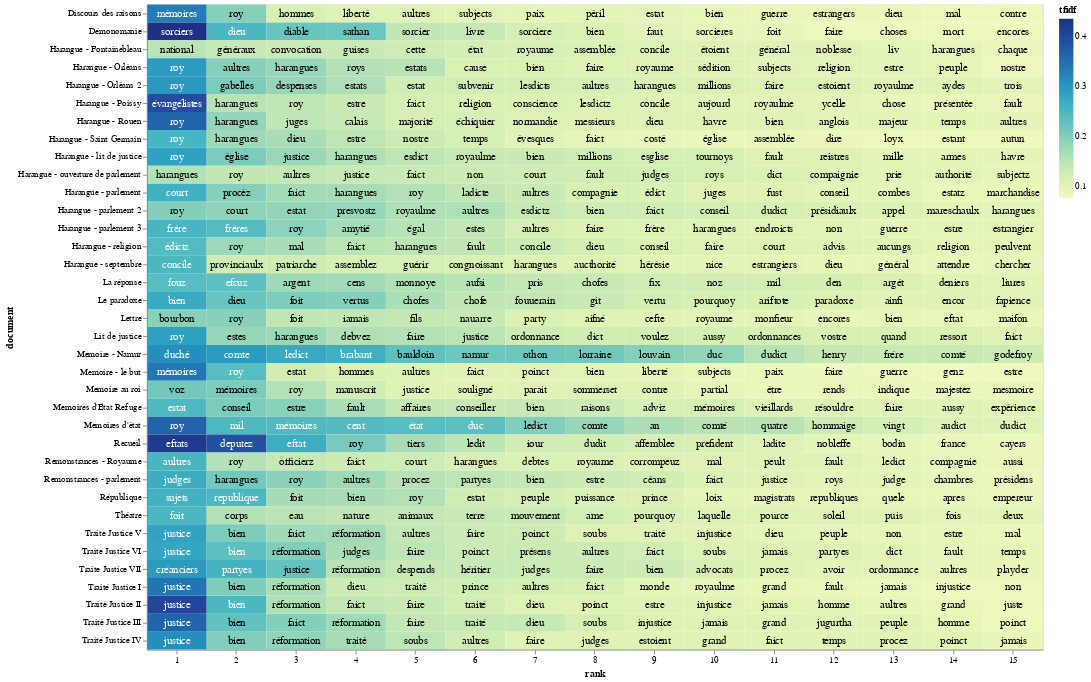

The code cell stored with this chart in its notebook:
### Code cell
import altair as alt
import numpy as np
import pandas as pd
import os
from pathlib import Path

# Function to select a .csv file
def select_csv_file():
    cwd = os.getcwd()
    csv_files = sorted([f for f in os.listdir(cwd) if f.endswith('.csv')])
    
    if not csv_files:
        print("No CSV files found in the current working directory.")
        return None

    print("Available CSV files:")
    for i, file in enumerate(csv_files):
        print(f"{i + 1}. {file}")

    choice = int(input("Select a CSV file number to read as top_tfidf: ")) - 1
    if choice < 0 or choice >= len(csv_files):
        print("Invalid choice.")
        return None

    return csv_files[choice]

# Prompt user to select a .csv file
csv_file = select_csv_file()
if csv_file:
    top_tfidf = pd.read_csv(csv_file)
    
    # Extract the stem of the selected CSV file
    csv_stem = Path(csv_file).stem

    # Prompt user to truncate groups with default value as 'no'
    truncate_groups = input("Do you want to truncate the plot by only including certain groups? (yes/no, default is no): ").strip().lower() or 'no'
    if truncate_groups == 'yes':
        available_groups = top_tfidf['document'].unique()
        print("Available groups (documents) with index numbers:")
        for i, group in enumerate(available_groups):
            print(f"{i + 1}. {group}")
        
        selected_groups = input("Enter the index numbers of the groups to include (e.g., 1,2,3 or 1-3): ").strip()
        if '-' in selected_groups:
            start_index, end_index = map(int, selected_groups.split('-'))
            selected_groups = available_groups[start_index - 1:end_index]
        else:
            indexes = list(map(int, selected_groups.split(',')))
            selected_groups = [available_groups[i - 1] for i in indexes]
        
        top_tfidf = top_tfidf[top_tfidf['document'].isin(selected_groups)]
    
    # Remove '_corrected' from the 'document' labels
    top_tfidf['document'] = top_tfidf['document'].str.replace('_corrected', '')
    top_tfidf['document'] = top_tfidf['document'].str.replace('Repair', '')

    # Prompt user to limit the number of words displayed in each group
    limit_words = input("Do you want to limit the number of words displayed in each group? (yes/no) default is yes): ").strip().lower() or 'yes'
    if limit_words == 'yes':
        max_words = int(input("Enter the maximum number of words to display per group: ").strip())
        top_tfidf['rank'] = top_tfidf.groupby('document')['tfidf'].rank("first", ascending=False)
        top_tfidf = top_tfidf[top_tfidf['rank'] <= max_words]

    # Prompt user to enter a list of terms
    user_terms = input("Enter a list of words separated by commas for highlighting (e.g., war, peace): ")
    term_list = [term.strip() for term in user_terms.split(",")]

    # Prompt user for a filename to save the PNG file
    file_name = input("Enter a filename (without extension) to save the visualization: ")
    output_file = f"{file_name}.png"
    
    # Prompt user to specify the width of the chart
    chart_width_input = input("Enter the chart width (default is 600): ").strip()
    chart_width = int(chart_width_input) if chart_width_input.isdigit() else 600

    # Adding a little randomness to break ties in term ranking
    top_tfidf_plusRand = top_tfidf.copy()
    top_tfidf_plusRand['tfidf'] = top_tfidf_plusRand['tfidf'] + np.random.rand(top_tfidf.shape[0]) * 0.0001

    # Base chart for all visualizations, with rank calculation
    base = alt.Chart(top_tfidf_plusRand).encode(
        x=alt.X('rank:O', axis=alt.Axis(labelAngle=0)),  # Set labelAngle to horizontal (0 degrees)
        y='document:N'
    ).transform_window(
        rank="rank()",
        sort=[alt.SortField("tfidf", order="descending")],
        groupby=["document"]
    )

    # Heatmap specification
    heatmap = base.mark_rect().encode(
        color='tfidf:Q'
    )

    # Red circle over terms in the entered list
    circle = base.mark_circle(size=100).encode(
        color=alt.condition(
            alt.FieldOneOfPredicate(field='term', oneOf=term_list),
            alt.value('red'),
            alt.value('#FFFFFF00')
        )
    )

    # Text labels, white for darker heatmap colors
    text = base.mark_text(baseline='middle', fontSize=12).encode(
        text='term:N',
        color=alt.condition(alt.datum.tfidf >= 0.23, alt.value('white'), alt.value('black'))
    )

    # Combine the heatmap, circle, and text
    final_chart = alt.layer(heatmap, circle, text).properties(width=chart_width)

    # Display the chart in Jupyter Lab
    final_chart.display()

    # Save the chart as a PNG file using the base Altair package
    try:
        final_chart.save(output_file)
        print(f"Visualization saved as {output_file} in the current directory.")
    except Exception as e:
        print(f"Error saving visualization: {e}")
else:
    print("No valid CSV file selected.")

### Figure 1 — Vega-Lite specification as saved in the notebook (floating-point values rounded to 4 significant figures; data arrays with more than 128 entries replaced by an {"elided": "..."} marker saying what was removed)
{"config": {"view": {"continuousWidth": 300, "continuousHeight": 300}}, "layer": [{"mark": {"type": "rect"}, "encoding": {"color": {"field": "tfidf", "type": "quantitative"}, "x": {"axis": {"labelAngle": 0}, "field": "rank", "type": "ordinal"}, "y": {"field": "document", "type": "nominal"}}, "transform": [{"window": [{"op": "rank", "field": "", "as": "rank"}], "groupby": ["document"], "sort": [{"field": "tfidf", "order": "descending"}]}]}, {"mark": {"type": "circle", "size": 100}, "encoding": {"color": {"condition": {"test": {"field": "term", "oneOf": [""]}, "value": "red"}, "value": "#FFFFFF00"}, "x": {"axis": {"labelAngle": 0}, "field": "rank", "type": "ordinal"}, "y": {"field": "document", "type": "nominal"}}, "transform": [{"window": [{"op": "rank", "field": "", "as": "rank"}], "groupby": ["document"], "sort": [{"field": "tfidf", "order": "descending"}]}]}, {"mark": {"type": "text", "baseline": "middle", "fontSize": 12}, "encoding": {"color": {"condition": {"test": "(datum.tfidf >= 0.23)", "value": "white"}, "value": "black"}, "text": {"field": "term", "type": "nominal"}, "x": {"axis": {"labelAngle": 0}, "field": "rank", "type": "ordinal"}, "y": {"field": "document", "type": "nominal"}}, "transform": [{"window": [{"op": "rank", "field": "", "as": "rank"}], "groupby": ["document"], "sort": [{"field": "tfidf", "order": "descending"}]}]}], "data": {"name": "data-99de31116d76a77f223d688b87d4186d"}, "width": 1000, "$schema": "https://vega.github.io/schema/vega-lite/v5.20.1.json", "datasets": {"data-99de31116d76a77f223d688b87d4186d": {"elided": "540 records"}}}
